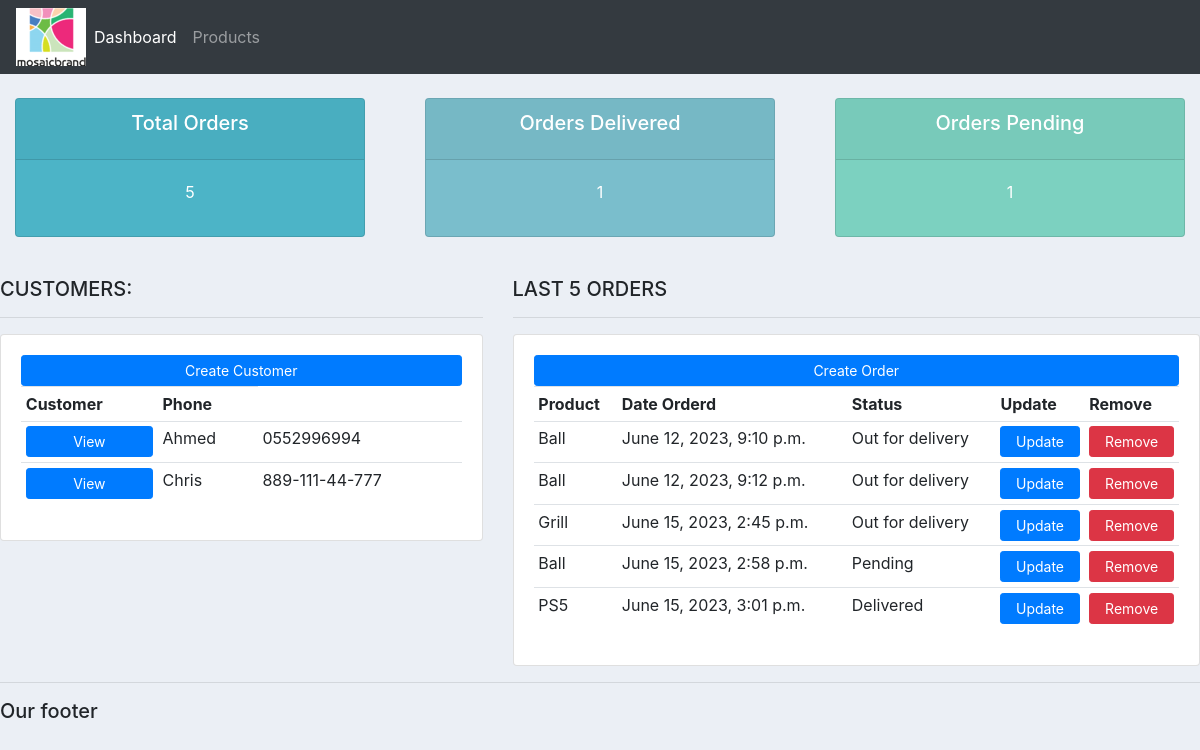
The page / on the database its author committed.
### accounts/models.py (models this page shows, shortened)
class Customer(models.Model):
    name = models.CharField(max_length=200, null=True)
    email = models.EmailField(max_length=200, null=True)
    phone = models.CharField(max_length=200, null=True)
    created_at = models.DateTimeField(auto_now_add=True)
    updated_at = models.DateTimeField(auto_now=True)

class Order(models.Model):
    STATUS = (
        ('Pending', 'Pending'),
        ('Out for delivery', 'Out for delivery'),
        ('Delivered', 'Delivered'),
    )
    customer = models.ForeignKey(Customer, null=True, on_delete=models.SET_NULL)
    product = models.ForeignKey(Product, null=True, on_delete=models.SET_NULL)
    date_created = models.DateTimeField(auto_now_add=True)
    status = models.CharField(max_length=200, null=True, choices=STATUS)
    note = models.CharField(max_length=200, null=True)

class Product(models.Model):
    CATEGORY = (
        ('Indoor', 'Indoor'),
        ('Outdoor', 'Outdoor'),
    )
    name = models.CharField(max_length=200, null=True)
    price = models.FloatField(null=True)
    category = models.CharField(max_length=200, null=True, choices=CATEGORY)
    description = models.CharField(max_length=200, null=True,blank=True)
    tag = models.ManyToManyField(tag)
    created_at = models.DateTimeField(auto_now_add=True)
    updated_at = models.DateTimeField(auto_now=True)
    def __str__(self):
        return self.name

### accounts/views.py (the view)
# urls.py: path('', views.home,name ='home'),
def home(request):
    order = Order.objects.all()
    customer = Customer.objects.all()
    order_count = Order.objects.count()
    pending_orders = Order.objects.filter(status='Pending').count()
    delivered_orders = Order.objects.filter(status='Delivered').count()
    context = {'orders': order,'order_count':order_count,'pending_orders':pending_orders,'delivered_orders':delivered_orders, 'customers':customer}
    return render(request,"accounts/dashboard.html",context)

### accounts/templates/accounts/dashboard.html
{% extends 'accounts/Main.html' %}
{% block content %}
{% include 'accounts/status.html' %}
<br>
<div class="row">
   <div class="col-md-5">
      <h5>CUSTOMERS:</h5>
      <hr>
      <div class="card card-body">
         <a class="btn btn-primary btn-sm btn-block" href="">Create Customer
         </a>
         <table class="table table-sm">
            <tr>
               <th>Customer</th>
               <th>Phone</th>
               {% for customer in customers %}
            <tr>
               <td><a class="btn btn-primary btn-sm btn-block" href="{% url 'customers' customer.id %}">View</a></td>
              <td>{{ customer.name }}</td>
               <td>{{ customer.phone }}</td>
            </tr>
            {% endfor %}
            </tr>
         </table>
      </div>
   </div>
   <div class="col-md-7">
      <h5>LAST 5 ORDERS</h5>
      <hr>
      <div class="card card-body">
         <a class="btn btn-primary btn-sm btn-block" href="">Create Order</a>
         <table class="table table-sm">
            <tr>
               <th>Product</th>
               <th>Date Orderd</th>
               <th>Status</th>
               <th>Update</th>
               <th>Remove</th>
               {% for order in orders %}
               <tr>
                  <td>{{ order.product }}</td>
                  <td>{{ order.date_created }}</td>
                  <td>{{ order.status }}</td>
                  <td><a class="btn btn-primary btn-sm btn-block" href="">Update</a></td>
                  <td><a class="btn btn-danger btn-sm btn-block" href="">Remove</a></td>
               </tr>
               {% endfor %}
            </tr>
         </table>
      </div>
   </div>
</div>
{% endblock content %}

### accounts/templates/accounts/Main.html (shortened to what this page needs)
{% load static %}
<!DOCTYPE html>
<html>
   <head>
      <link rel="stylesheet" href="https://cdn.jsdelivr.net/npm/bootstrap@4.0.0/dist/css/bootstrap.min.css">
      <link rel="stylesheet" type="text/css" href="{% static '/css/Main.css' %}">
   </head>
   <body>
      {% include 'accounts/navbar.html' %}
      {% block content %}
      {% endblock %}
      <hr>
      <h5>Our footer</h5>
   </body>
</html>

### accounts/templates/accounts/navbar.html (shortened to what this page needs)
{% load static %}
<nav class="navbar navbar-expand-lg navbar-dark bg-dark">
   <img src="{% static 'media/Google Admin.png' %}">
   <div class="collapse navbar-collapse" id="navbarNav">
      <ul class="navbar-nav">
         <li class="nav-item active">
            <a class="nav-link" href="{% url 'home' %}">Dashboard</a>
         </li>
         <li class="nav-item">
            <a class="nav-link" href="{% url 'products' %}">Products</a>
         </li>
      </ul>
   </div>
</nav>

### accounts/templates/accounts/status.html (shortened to what this page needs)
<br>
<div class="row">
<div class="col">
   <div class="col-md">
      <div class="card text-center text-white mb-3" id="total-orders">
         <div class="card-header">
            <h5 class="card-title">Total Orders</h5>
         </div>
         <div class="card-body">
            {{ order_count }}
         </div>
      </div>
   </div>
</div>
<div class="col">
   <div class="col-md">
      <div class="card text-center text-white mb-3" id="orders-delivered"
         >
         <div class="card-header">
            <h5 class="card-title">Orders Delivered</h5>
         </div>
         <div class="card-body">
            {{ delivered_orders }}
         </div>
      </div>
   </div>
</div>
<div class="col">
<div class="col-md">
<div class="card text-center text-white mb-3" id="orders-pending">
   <div class="card-header">
      <h5 class="card-title">Orders Pending</h5>
   </div>
   <div class="card-body">
      {{ pending_orders }}
   </div>
</div>
</div>
</div>
</div>

### static/css/Main.css (style rules this page uses)
body { background-color: #ebeff5; }
#total-orders { background-color: #4cb4c7; }
#orders-delivered { background-color: #7abecc; }
#orders-pending { background-color: #7CD1C0; }

### rows shown on the page
Customer: name "Ahmed", phone "0552996994"
Customer: name "Chris", phone "889-111-44-777"
Order: product "Ball", date_created "June 12, 2023, 9:10 p.m.", status "Out for delivery"
Order: product "Ball", date_created "June 12, 2023, 9:12 p.m.", status "Out for delivery"
Order: product "Grill", date_created "June 15, 2023, 2:45 p.m.", status "Out for delivery"
Order: product "Ball", date_created "June 15, 2023, 2:58 p.m.", status "Pending"
Order: product "PS5", date_created "June 15, 2023, 3:01 p.m.", status "Delivered"

### other values the page prints
{{ order_count }} "5"
{{ delivered_orders }} "1"
{{ pending_orders }} "1"
